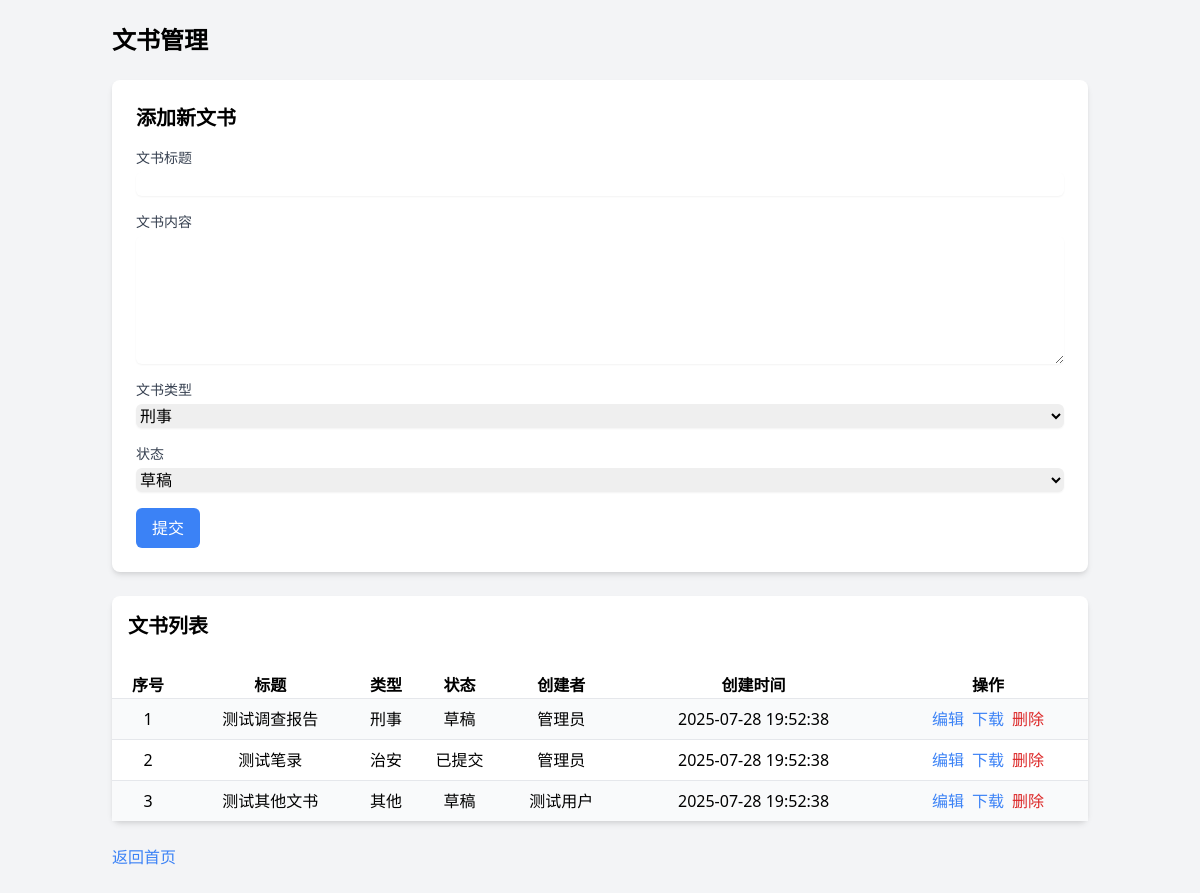
The page /documents (signed in) on the database its author committed.
### models.py (models this page shows, shortened)
class Document(db.Model):
    id = db.Column(db.Integer, primary_key=True)
    title = db.Column(db.String(100), nullable=False)  # 文书标题
    content = db.Column(db.Text, nullable=False)  # 文书内容
    type = db.Column(db.String(20), nullable=False)  # 文书类型：criminal/public_security/other
    status = db.Column(db.String(20), default='draft')  # 状态：draft/submitted/approved
    created_by = db.Column(db.Integer, db.ForeignKey('user.id'), nullable=False)
    create_time = db.Column(db.DateTime, default=datetime.now)
    user = db.relationship('User', backref='documents')

class User(UserMixin, db.Model):  # 继承UserMixin
    id = db.Column(db.Integer, primary_key=True)
    username = db.Column(db.String(50), unique=True, nullable=False)  # 登录账号
    password_hash = db.Column(db.String(128), nullable=False)  # 加密密码
    name = db.Column(db.String(50), nullable=False)  # 真实姓名
    department = db.Column(db.String(50), nullable=False)  # 所属部门
    role = db.Column(db.String(20), default="normal")  # 角色：admin/normal
    create_time = db.Column(db.DateTime, default=datetime.now)

### app.py (the view, shortened to what this page needs)
@app.route('/documents', methods=['GET', 'POST'])
@login_required
def manage_documents():
    form = DocumentForm()
    if current_user.role == 'admin':
        documents = Document.query.all()
    else:
        documents = Document.query.filter_by(created_by=current_user.id).all()
    return render_template('documents.html', form=form, documents=documents)

### app.py
class DocumentForm(FlaskForm):
    title = StringField('文书标题', validators=[DataRequired(), Length(min=2, max=100)])
    content = TextAreaField('文书内容', validators=[DataRequired()])
    type = SelectField('文书类型', choices=[('criminal', '刑事'), ('public_security', '治安'), ('other', '其他')], validators=[DataRequired()])
    status = SelectField('状态', choices=[('draft', '草稿'), ('submitted', '已提交'), ('approved', '已审批')], validators=[DataRequired()])
    submit = SubmitField('提交')

### app.py (called while the page is built)
@login_manager.user_loader
def load_user(user_id):
    return User.query.get(int(user_id))

### templates/documents.html (shortened to what this page needs)
<!DOCTYPE html>
<html lang="zh-CN">
<head>
    <link href="https://cdn.jsdelivr.net/npm/tailwindcss@2.2.19/dist/tailwind.min.css" rel="stylesheet">
    <link href="https://cdnjs.cloudflare.com/ajax/libs/font-awesome/5.15.4/css/all.min.css" rel="stylesheet">
</head>
<body class="bg-gray-100">
    <div class="container mx-auto p-6">
        <h1 class="text-2xl font-bold mb-6">文书管理</h1>
        <div class="bg-white p-6 rounded-lg shadow-md mb-6">
            <h2 class="text-xl font-semibold mb-4">添加新文书</h2>
            <form method="POST" class="space-y-4">
                <div>
                    <label class="block text-sm font-medium text-gray-700">文书标题</label>
                    {{ form.title(class="mt-1 block w-full border-gray-300 rounded-md shadow-sm") }}
                </div>
                <div>
                    <label class="block text-sm font-medium text-gray-700">文书内容</label>
                    {{ form.content(class="mt-1 block w-full border-gray-300 rounded-md shadow-sm h-32") }}
                </div>
                <div>
                    <label class="block text-sm font-medium text-gray-700">文书类型</label>
                    {{ form.type(class="mt-1 block w-full border-gray-300 rounded-md shadow-sm") }}
                </div>
                <div>
                    <label class="block text-sm font-medium text-gray-700">状态</label>
                    {{ form.status(class="mt-1 block w-full border-gray-300 rounded-md shadow-sm") }}
                </div>
                {{ form.submit(class="bg-blue-500 text-white px-4 py-2 rounded-md hover:bg-blue-600") }}
            </form>
        </div>
        <div class="bg-white rounded-lg shadow-md">
            <h2 class="text-xl font-semibold mb-4 p-4">文书列表</h2>
            <table class="min-w-full divide-y divide-gray-200">
                <thead>
                    <tr>
                        <th class="text-center">序号</th>
                        <th class="text-center">标题</th>
                        <th class="text-center">类型</th>
                        <th class="text-center">状态</th>
                        <th class="text-center">创建者</th>
                        <th class="text-center">创建时间</th>
                        <th class="text-center">操作</th>
                    </tr>
                </thead>
                <tbody class="divide-y">
                    {% for document in documents %}
                        <tr class="{% if loop.index0 % 2 == 0 %} bg-gray-50 {% else %} bg-white {% endif %}">
                            <td class="text-center py-2 px-4">{{ loop.index }}</td>
                            <td class="text-center py-2">{{ document.title }}</td>
                            <td class="text-center py-2">{{ '刑事' if document.type == 'criminal' else '治安' if document.type == 'public_security' else '其他' }}</td>
                            <td class="text-center py-2">{{ '草稿' if document.status == 'draft' else '已提交' if document.status == 'submitted' else '已审批' }}</td>
                            <td class="text-center py-2">{{ document.user.name }}</td>
                            <td class="text-center py-2">{{ document.create_time.strftime('%Y-%m-%d %H:%M:%S') }}</td>
                            <td class="text-center">
                                <div class="flex justify-center space-x-2">
                                    <a href="{{ url_for('edit_document', document_id=document.id) }}" class="text-blue-500 hover:underline">编辑</a>
                                    <a href="{{ url_for('download_document', document_id=document.id) }}" class="text-blue-500 hover:underline">下载</a>
                                    <form action="{{ url_for('delete_document', document_id=document.id) }}" method="POST" onsubmit="return confirm('确认删除吗？');">
                                        <button type="submit" class="text-red-600 hover:underline">删除</button>
                                    </form>
                                </div>
                            </td>
                        </tr>
                    {% endfor %}
                </tbody>
            </table>
        </div>
        <a href="{{ url_for('index') }}" class="mt-6 inline-block text-blue-500 hover:underline">返回首页</a>
    </div>
</body>
</html>

### rows shown on the page
Document: title "测试调查报告", type "刑事", status "草稿", user.name "管理员", create_time "2025-07-28 19:52:38"
Document: title "测试笔录", type "治安", status "已提交", user.name "管理员", create_time "2025-07-28 19:52:38"
Document: title "测试其他文书", type "其他", status "草稿", user.name "测试用户", create_time "2025-07-28 19:52:38"
